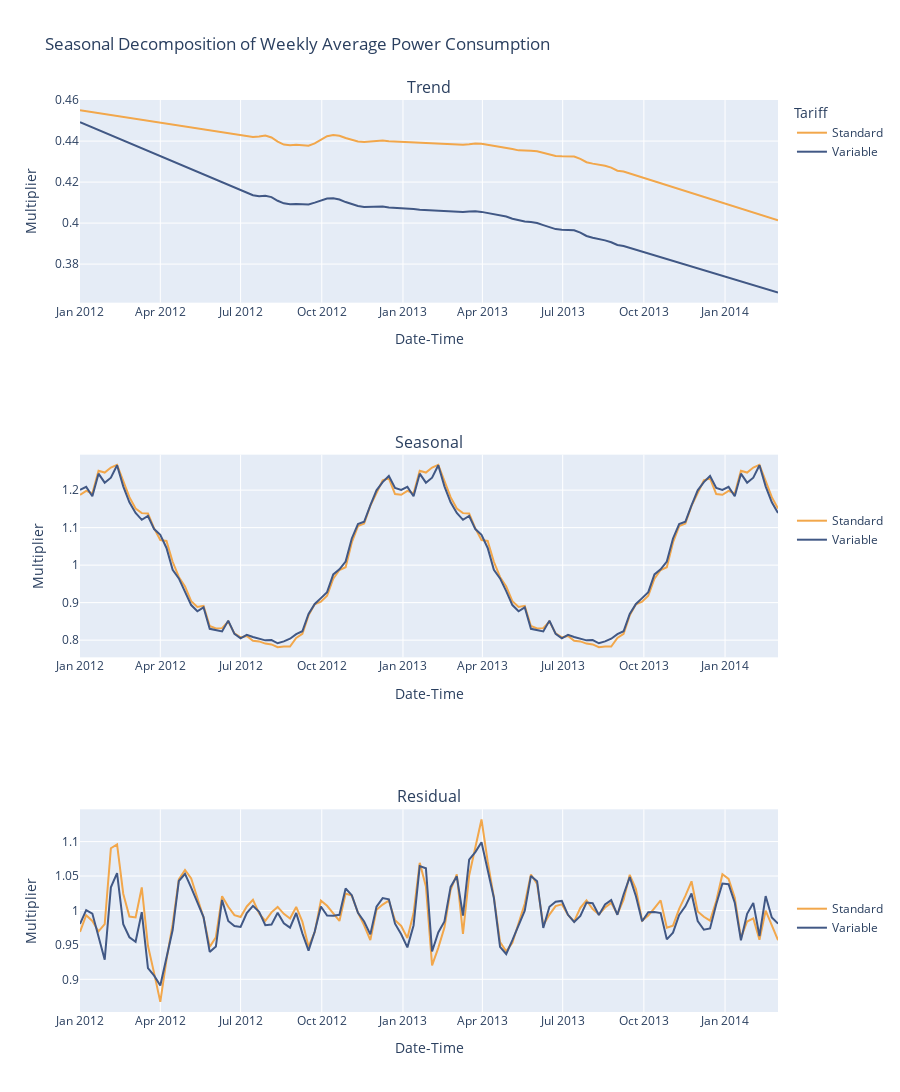

Notebook code cell kept with this figure:
### Markdown cell above
For the ARIMA model, we will consider the weekly values as this has the least seasonality. The hourly and daily granularities will also likely exceed the computing resources available.

### Code cell
prds = ['Trend', 'Seasonal', 'Residual']

fig = make_subplots(rows=3, cols=1, subplot_titles=prds, shared_xaxes=False)

for i in range(len(prds)):
    prd = prds[i]
    df = decomps_wks

    fig.add_trace(                          # Plot standard tariff
        go.Line(
            x=df.index, y=df.iloc[:,i], 
            name = 'Standard', 
            line_color = '#F2A74B',
            legendgroup = prd
            ),
        row = i+1,
        col = 1,
    )

    fig.add_trace(                          # Plot variable tariff
        go.Line(
            x=df.index, y=df.iloc[:,i+3], 
            name = 'Variable',
            line_color = '#415885',
            legendgroup = prd
            ),
        row = i+1,
        col = 1
    )

    fig.update_xaxes(title_text='Date-Time', row=i+1, col=1)
    fig.update_yaxes(title_text='Multiplier', row=i+1, col=1)

    fig.update_layout(
        legend_title = "Tariff", 
        title = "Seasonal Decomposition of Weekly Average Power Consumption",
        legend_tracegroupgap=350,
        height= 1200
    )

fig.show()
